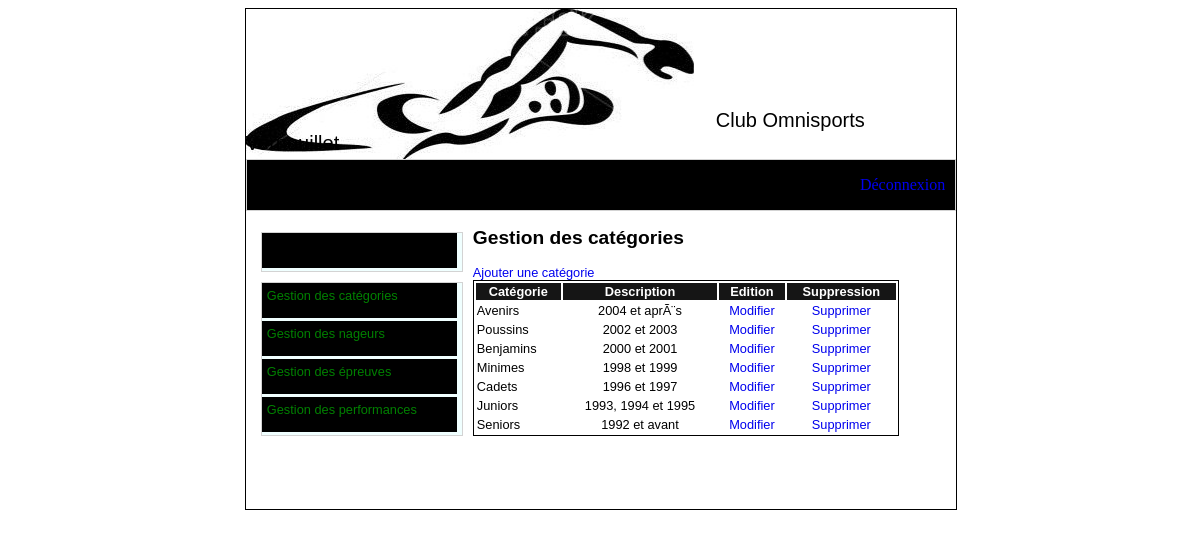
/ges_categories.php (signed in), run on the app's committed database.
### tables this page shows
CREATE TABLE IF NOT EXISTS `categorie` (
  `id_categorie` int(11) NOT NULL AUTO_INCREMENT,
  `nom_categorie` varchar(50) NOT NULL,
  `description` text NOT NULL,
  PRIMARY KEY (`id_categorie`)
);

### ges_categories.php (the view, shortened to what this page needs)
<?php
include 'header.php';
?>
<div id="contenu">
    <h2>Gestion des catégories</h2>
    <a href="formulaire_ajout_nouvelle_categorie.php">Ajouter une catégorie</a><br>
    <table>
        <tr>
            <th>Catégorie</th>
            <th>Description</th>
            <th>Edition</th>
            <th>Suppression</th>
        </tr>
        <?php
        $res = mysql_query("SELECT * FROM `categorie`") or die(mysql_error());
        if (mysql_numrows($res) == 0) {
            echo '<tr><td colspan="4" align="center">Contenu vide</td></tr>';
        } else {
            while ($line = mysql_fetch_array($res)) {
                ?>
                <tr>
                    <td><?= $line['nom_categorie'] ?></td>
                    <td align="center"><?= $line['description'] ?></td>
                    <td align="center"><a href="formulaire_modifier_categorie.php?id=<?= $line['id_categorie'] ?>">Modifier</a></td>
                    <td align="center"><a href="supprimer_categorie.php?id=<?= $line['id_categorie'] ?>" onclick="return confirm('Voulez vous supprimer cette categorie?')">Supprimer</a></td>
                </tr>
                <?php
            }
        }
        ?>
    </table>
        </div>
</div>
<?php include 'footer.php'; ?>

### style.css (style rules this page uses)
body { font-family: arial,helvetica,sans-serif; }
a { text-decoration: none; }
table { border: solid 1px black; width: 60%; margin-bottom: 10%; }
th { background-color: #151515; color: white; }

### data on the page
categorie: nom_categorie "Avenirs", description "2004 et aprÃ¨s"
categorie: nom_categorie "Poussins", description "2002 et 2003"
categorie: nom_categorie "Benjamins", description "2000 et 2001"
categorie: nom_categorie "Minimes", description "1998 et 1999"
categorie: nom_categorie "Cadets", description "1996 et 1997"
categorie: nom_categorie "Juniors", description "1993, 1994 et 1995"
categorie: nom_categorie "Seniors", description "1992 et avant"
